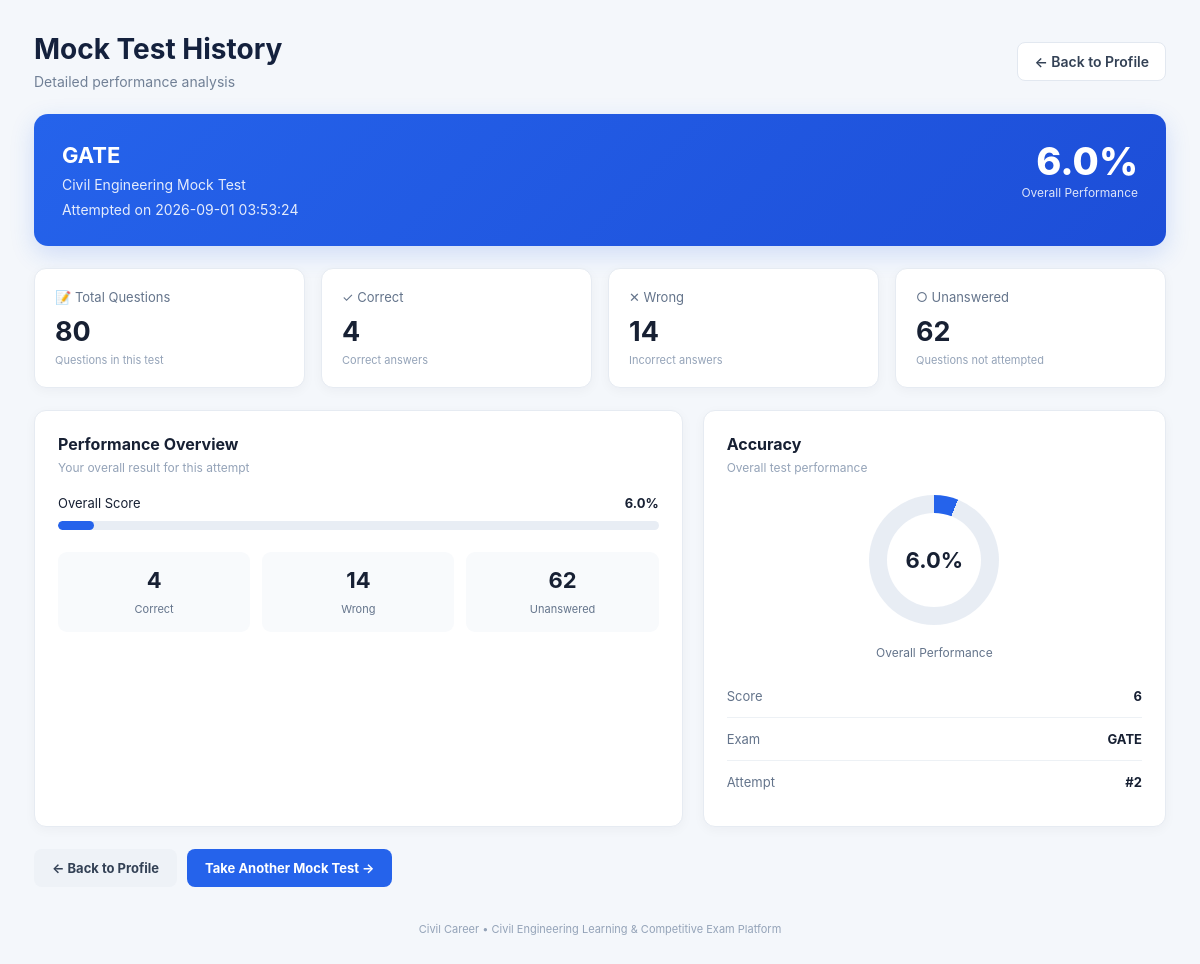
Screenshot of /mock-test-history/2 (signed in) with the database file from the repository.
### tables this page shows
CREATE TABLE mock_test_results (

            id INTEGER PRIMARY KEY AUTOINCREMENT,

            student_id INTEGER NOT NULL,

            exam_slug TEXT NOT NULL,

            exam_name TEXT NOT NULL,

            total_questions INTEGER NOT NULL,

            correct INTEGER NOT NULL,

            wrong INTEGER NOT NULL,

            unanswered INTEGER NOT NULL,

            score INTEGER NOT NULL,

            percentage REAL NOT NULL,

            attempt_id TEXT UNIQUE NOT NULL,

            created_at TEXT NOT NULL DEFAULT CURRENT_TIMESTAMP

        );

### app.py (the view)
@app.route("/mock-test-history/<int:result_id>")
def mock_test_history(result_id):
    if "student_id" not in session:
        return redirect(url_for("login"))
    connection = get_db_connection()
    result = connection.execute(
        """
        SELECT
            id,
            exam_slug,
            exam_name,
            total_questions,
            correct,
            wrong,
            unanswered,
            score,
            percentage,
            attempt_id,
            created_at
        FROM mock_test_results
        WHERE id = ?
          AND student_id = ?
        """,
        (
            result_id,
            session["student_id"]
        )
    ).fetchone()
    connection.close()
    if result is None:
        return "Mock test result not found", 404
    return render_template(
        "mock_history_details.html",
        student_name=session["student_name"],
        student_education=session["student_education"],
        result=result
    )

### app.py (called while the page is built)
def get_db_connection():
    connection = sqlite3.connect("civilcareer.db")
    connection.row_factory = sqlite3.Row
    return connection

### templates/mock_history_details.html (shortened to what this page needs)
<!DOCTYPE html>
<html lang="en">
<head>
</head>
<body>
<div class="page">
    <div class="top-header">
        <div class="title-section">
            <h1>
                Mock Test History
            </h1>
            <p>
                Detailed performance analysis
            </p>
        </div>
        <a
            href="{{ url_for('profile') }}"
            class="back-btn">
            ← Back to Profile
        </a>
    </div>
    <div class="result-hero">
        <div class="hero-top">
            <div class="hero-title">
                <h2>
                    {{ result["exam_name"] }}
                </h2>
                <p>
                    Civil Engineering Mock Test
                </p>
                <p>
                    Attempted on {{ result["created_at"] }}
                </p>
            </div>
            <div class="percentage-box">
                <div class="percentage">
                    {{ result["percentage"] }}%
                </div>
                <span>
                    Overall Performance
                </span>
            </div>
        </div>
    </div>
    <div class="stats-grid">
        <div class="stat-card">
            <div class="stat-label">
                📝 Total Questions
            </div>
            <div class="stat-value">
                {{ result["total_questions"] }}
            </div>
            <div class="stat-description">
                Questions in this test
            </div>
        </div>
        <div class="stat-card">
            <div class="stat-label">
                ✓ Correct
            </div>
            <div class="stat-value">
                {{ result["correct"] }}
            </div>
            <div class="stat-description">
                Correct answers
            </div>
        </div>
        <div class="stat-card">
            <div class="stat-label">
                ✕ Wrong
            </div>
            <div class="stat-value">
                {{ result["wrong"] }}
            </div>
            <div class="stat-description">
                Incorrect answers
            </div>
        </div>
        <div class="stat-card">
            <div class="stat-label">
                ○ Unanswered
            </div>
            <div class="stat-value">
                {{ result["unanswered"] }}
            </div>
            <div class="stat-description">
                Questions not attempted
            </div>
        </div>
    </div>
    <div class="content-grid">
        <div class="card">
            <h3>
                Performance Overview
            </h3>
            <div class="card-subtitle">
                Your overall result for this attempt
            </div>
            <div class="score-row">
                <span>
                    Overall Score
                </span>
                <strong>
                    {{ result["percentage"] }}%
                </strong>
            </div>
            <div class="progress">
                <div class="progress-bar"></div>
            </div>
            <div class="breakdown">
                <div class="breakdown-item">
                    <strong>
                        {{ result["correct"] }}
                    </strong>
                    <span>
                        Correct
                    </span>
                </div>
                <div class="breakdown-item">
                    <strong>
                        {{ result["wrong"] }}
                    </strong>
                    <span>
                        Wrong
                    </span>
                </div>
                <div class="breakdown-item">
                    <strong>
                        {{ result["unanswered"] }}
                    </strong>
                    <span>
                        Unanswered
                    </span>
                </div>
            </div>
        </div>
        <div class="card">
            <h3>
                Accuracy
            </h3>
            <div class="card-subtitle">
                Overall test performance
            </div>
            <div class="accuracy-circle">
                <div class="accuracy-value">
                    {{ result["percentage"] }}%
                </div>
            </div>
            <div class="accuracy-text">
                Overall Performance
            </div>
            <div class="detail-list">
                <div class="detail-row">
                    <span class="detail-label">
                        Score
                    </span>
                    <span class="detail-value">
                        {{ result["score"] }}
                    </span>
                </div>
                <div class="detail-row">
                    <span class="detail-label">
                        Exam
                    </span>
                    <span class="detail-value">
                        {{ result["exam_name"] }}
                    </span>
                </div>
                <div class="detail-row">
                    <span class="detail-label">
                        Attempt
                    </span>
                    <span class="detail-value">
                        #{{ result["id"] }}
                    </span>
                </div>
            </div>
        </div>
    </div>
    <div class="actions">
        <a
            href="{{ url_for('profile') }}"
            class="btn btn-secondary">
            ← Back to Profile
        </a>
        <a
            href="{{ url_for('mock_tests') }}"
            class="btn btn-primary">
            Take Another Mock Test →
        </a>
    </div>
    <div class="footer">
        Civil Career • Civil Engineering Learning & Competitive Exam Platform
    </div>
</div>
</body>
</html>

### rows the page displays
mock_test_results: exam_name "GATE", created_at "2026-09-01 03:53:24", percentage "6.0", total_questions "80", correct "4", wrong "14", unanswered "62", score "6", id "2"
